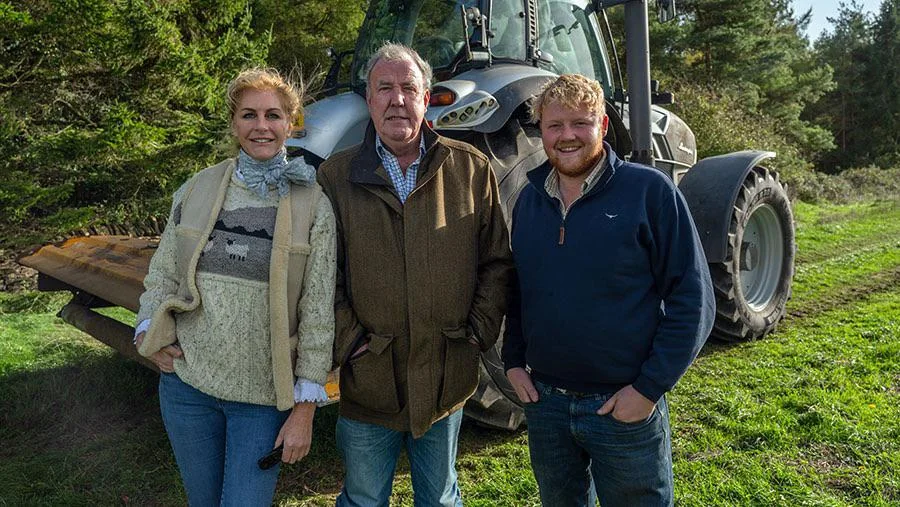
#> input picture ClarksonsFarm.webp, 900 x 507 px
$ python rec_img.py
#> lines starting #> are read from the running program, lines starting #| are printed output that depends on the picture; after the words box and inside, x2 and y2 are one past the last pixel; in counts of white or black regions, pixels touching at a corner belong together
import cv2

face_cascade_db = cv2.CascadeClassifier(cv2.data.haarcascades + "haarcascade_frontalface_default.xml")

img = cv2.imread("ClarksonsFarm.webp")
#> img is the input picture: shape (507, 900, 3); mean B, G, R 59.8, 79.1, 71.9

img_gray = cv2.cvtColor(img, cv2.COLOR_BGR2GRAY)
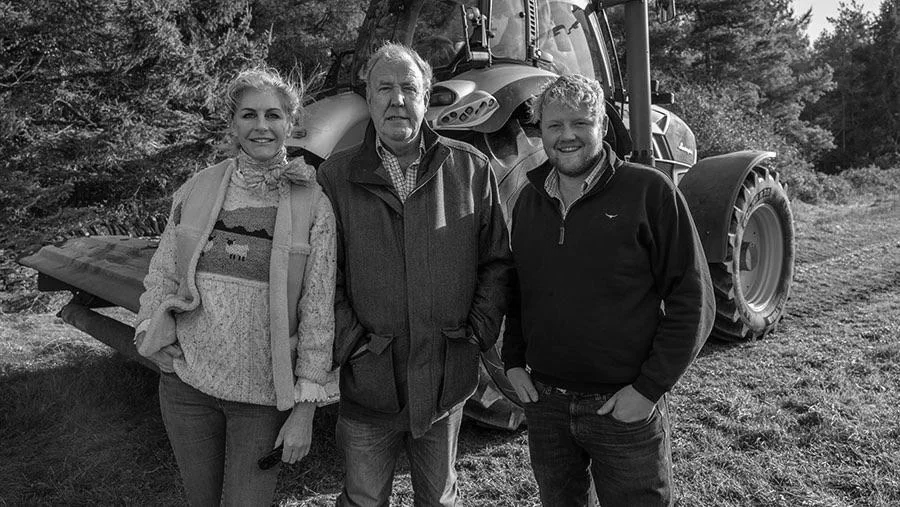
#> img_gray: shape (507, 900); min 0, max 255, mean 74.7

faces = face_cascade_db.detectMultiScale(img_gray, 1.1, 19)
#> faces = [[364, 63, 68, 68], [228, 89, 66, 66], [536, 102, 62, 62]]

for (x, y, w, h) in faces:
    cv2.rectangle(img, (x, y), (x + w, y + h), (0,255, 0), 2)
#> this loop made 3 passes
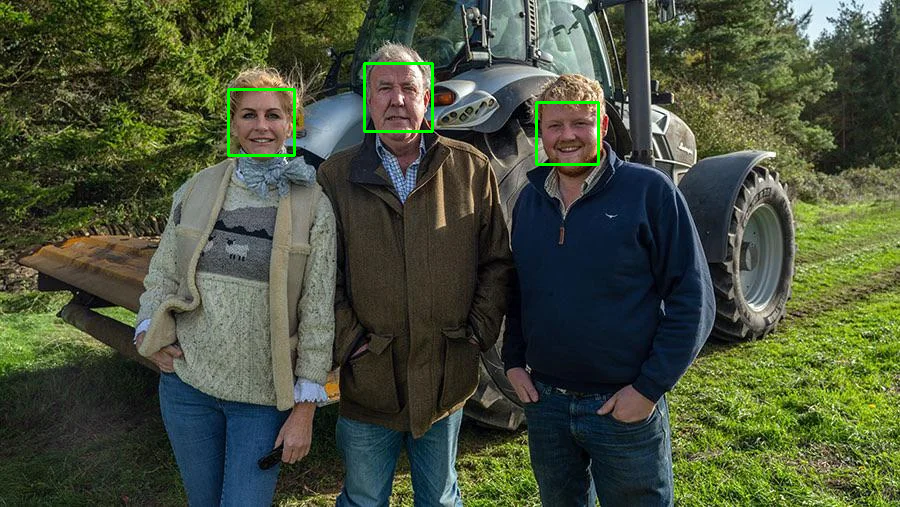
#> img: shape (507, 900, 3); 0.51% of pixels changed, all inside (x1, y1, x2, y2) = (227, 62, 600, 166)

cv2.imshow('rez', img)
cv2.waitKey()
